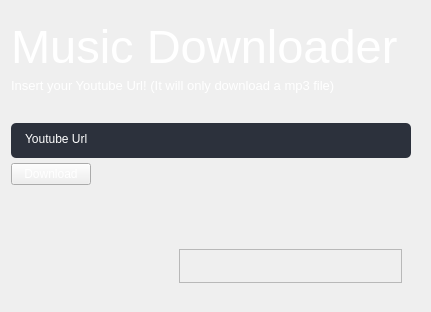
               <widget class="QWidget" name="page_8">
                <layout class="QVBoxLayout" name="verticalLayout_14">
                 <item>
                  <widget class="QWidget" name="widget_11" native="true">
                   <layout class="QVBoxLayout" name="verticalLayout_20">
                    <property name="spacing">
                     <number>5</number>
                    </property>
                    <property name="leftMargin">
                     <number>0</number>
                    </property>
                    <property name="bottomMargin">
                     <number>0</number>
                    </property>
                    <item>
                     <widget class="QLabel" name="label_8">
                      <property name="font">
                       <font>
                        <pointsize>35</pointsize>
                       </font>
                      </property>
                      <property name="styleSheet">
                       <string notr="true">color: rgb(255, 255, 255);</string>
                      </property>
                      <property name="text">
                       <string>Music Downloader</string>
                      </property>
                      <property name="alignment">
                       <set>Qt::AlignLeading|Qt::AlignLeft|Qt::AlignVCenter</set>
                      </property>
                     </widget>
                    </item>
                    <item>
                     <widget class="QLabel" name="label_15">
                      <property name="minimumSize">
                       <size>
                        <width>400</width>
                        <height>40</height>
                       </size>
                      </property>
                      <property name="font">
                       <font>
                        <pointsize>10</pointsize>
                       </font>
                      </property>
                      <property name="styleSheet">
                       <string notr="true">color: rgb(255, 255, 255);</string>
                      </property>
                      <property name="text">
                       <string>Insert your Youtube Url! (It will only download a mp3 file)</string>
                      </property>
                      <property name="alignment">
                       <set>Qt::AlignLeading|Qt::AlignLeft|Qt::AlignTop</set>
                      </property>
                     </widget>
                    </item>
                    <item>
                     <widget class="QTextEdit" name="textEdit_2">
                      <property name="sizePolicy">
                       <sizepolicy hsizetype="Expanding" vsizetype="Fixed">
                        <horstretch>0</horstretch>
                        <verstretch>0</verstretch>
                       </sizepolicy>
                      </property>
                      <property name="minimumSize">
                       <size>
                        <width>0</width>
                        <height>35</height>
                       </size>
                      </property>
                      <property name="maximumSize">
                       <size>
                        <width>16777215</width>
                        <height>34</height>
                       </size>
                      </property>
                      <property name="font">
                       <font>
                        <pointsize>9</pointsize>
                       </font>
                      </property>
                      <property name="styleSheet">
                       <string notr="true">color:rgb(255, 255, 255);
background-color:#2c313c;
text-align:left;
padding:5px 10px;
border-top-left-radius:5px;
border-bottom-left-radius:5px;
border-top-right-radius:5px;
border-bottom-right-radius:5px;</string>
                      </property>
                      <property name="html">
                       <string>&lt;!DOCTYPE HTML PUBLIC &quot;-//W3C//DTD HTML 4.0//EN&quot; &quot;http://www.w3.org/TR/REC-html40/strict.dtd&quot;&gt;
&lt;html&gt;&lt;head&gt;&lt;meta name=&quot;qrichtext&quot; content=&quot;1&quot; /&gt;&lt;style type=&quot;text/css&quot;&gt;
p, li { white-space: pre-wrap; }
&lt;/style&gt;&lt;/head&gt;&lt;body style=&quot; font-family:'MS Shell Dlg 2'; font-size:9pt; font-weight:400; font-style:normal;&quot;&gt;
&lt;p style=&quot; margin-top:0px; margin-bottom:0px; margin-left:0px; margin-right:0px; -qt-block-indent:0; text-indent:0px;&quot;&gt;Youtube Url&lt;/p&gt;&lt;/body&gt;&lt;/html&gt;</string>
                      </property>
                     </widget>
                    </item>
                    <item alignment="Qt::AlignRight">
                     <widget class="QPushButton" name="pushButton_4">
                      <property name="toolTip">
                       <string>Download to mp4 your Video!</string>
                      </property>
                      <property name="layoutDirection">
                       <enum>Qt::RightToLeft</enum>
                      </property>
                      <property name="autoFillBackground">
                       <bool>false</bool>
                      </property>
                      <property name="styleSheet">
                       <string notr="true">color:rgb(255, 255, 255);</string>
                      </property>
                      <property name="text">
                       <string>Download</string>
                      </property>
                      <property name="icon">
                       <iconset>
                        <normaloff>logois/download.svg</normaloff>logois/download.svg</iconset>
                      </property>
                     </widget>
                    </item>
                    <item>
                     <spacer name="verticalSpacer_3">
                      <property name="orientation">
                       <enum>Qt::Vertical</enum>
                      </property>
                      <property name="sizeHint" stdset="0">
                       <size>
                        <width>20</width>
                        <height>40</height>
                       </size>
                      </property>
                     </spacer>
                    </item>
                   </layout>
                  </widget>
                 </item>
                 <item>
                  <widget class="QWidget" name="widget_12" native="true">
                   <layout class="QHBoxLayout" name="horizontalLayout_13">
                    <property name="spacing">
                     <number>9</number>
                    </property>
                    <item>
                     <widget class="QWidget" name="widget_13" native="true">
                      <layout class="QHBoxLayout" name="horizontalLayout_14">
                       <item>
                        <spacer name="horizontalSpacer_2">
                         <property name="orientation">
                          <enum>Qt::Horizontal</enum>
                         </property>
                         <property name="sizeType">
                          <enum>QSizePolicy::Preferred</enum>
                         </property>
                         <property name="sizeHint" stdset="0">
                          <size>
                           <width>150</width>
                           <height>20</height>
                          </size>
                         </property>
                        </spacer>
                       </item>
                       <item>
                        <widget class="QFrame" name="frame_9">
                         <property name="frameShape">
                          <enum>QFrame::StyledPanel</enum>
                         </property>
                         <property name="frameShadow">
                          <enum>QFrame::Raised</enum>
                         </property>
                         <layout class="QHBoxLayout" name="horizontalLayout_15">
                          <property name="spacing">
                           <number>8</number>
                          </property>
                          <item alignment="Qt::AlignRight">
                           <widget class="QLabel" name="label_16">
                            <property name="sizePolicy">
                             <sizepolicy hsizetype="Fixed" vsizetype="Fixed">
                              <horstretch>0</horstretch>
                              <verstretch>0</verstretch>
                             </sizepolicy>
                            </property>
                            <property name="maximumSize">
                             <size>
                              <width>235</width>
                              <height>224</height>
                             </size>
                            </property>
                            <property name="text">
                             <string/>
                            </property>
                            <property name="pixmap">
                             <pixmap>musical-note-portable-network-graphics-computer-icons-clip-art-png-favpng-nzc8dcUd1hT9ETrZQV5C1LbUv.png</pixmap>
                            </property>
                            <property name="scaledContents">
                             <bool>true</bool>
                            </property>
                           </widget>
                          </item>
                         </layout>
                        </widget>
                       </item>
                      </layout>
                     </widget>
                    </item>
                   </layout>
                  </widget>
                 </item>
                </layout>
               </widget>
